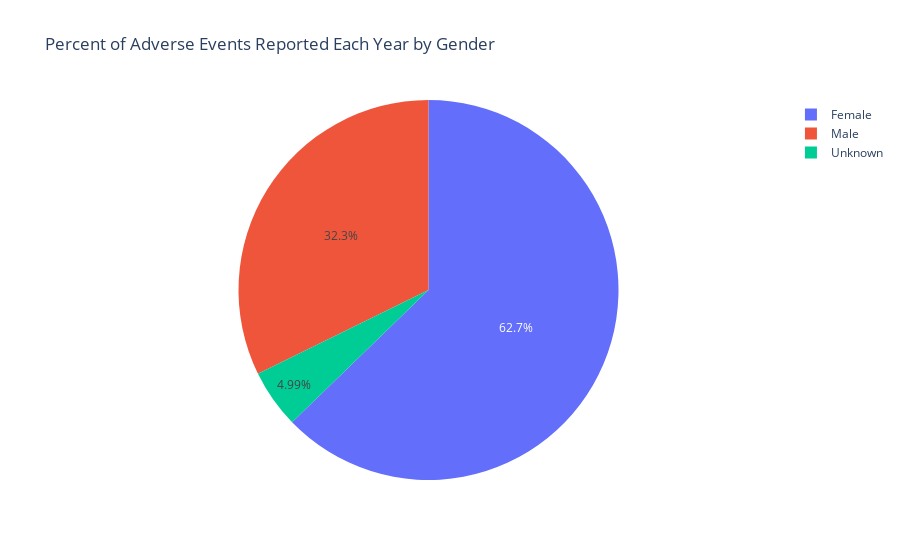

The code cell stored with this chart in its notebook:
### Code cell
import plotly.express as px
fig = px.pie(final_df,names=Name,values=Count_list,title='Percent of Adverse Events Reported Each Year by Gender')
fig.show()

### Figure 1 — Plotly figure (JSON) as saved in the notebook; plotly's stock layout.template omitted (floating-point values rounded to 4 significant figures)
{"data": [{"domain": {"x": [0, 1], "y": [0, 1]}, "hovertemplate": "label=%{label}<br>value=%{value}<extra></extra>", "labels": ["Female", "Male", "Unknown"], "legendgroup": "", "name": "", "showlegend": true, "type": "pie", "values": [33665, 17311, 2677]}], "layout": {"legend": {"tracegroupgap": 0}, "title": {"text": "Percent of Adverse Events Reported Each Year by Gender"}}}
